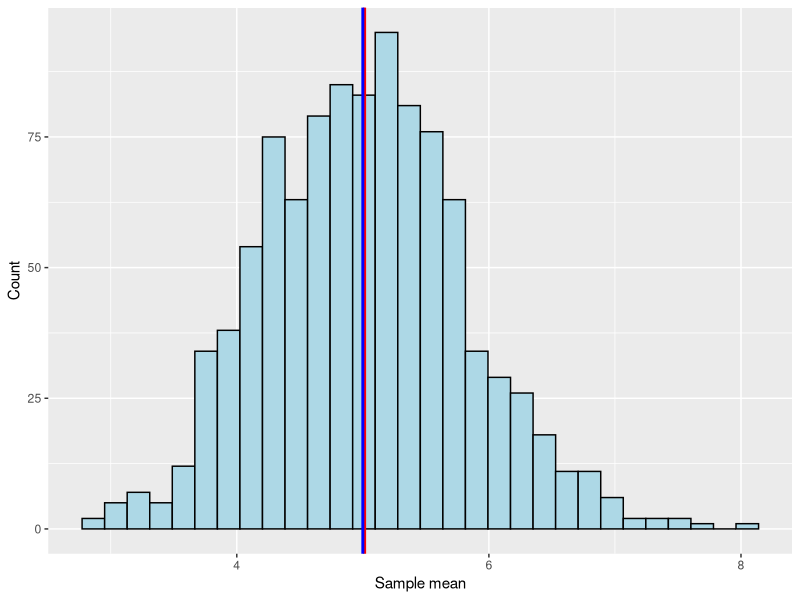
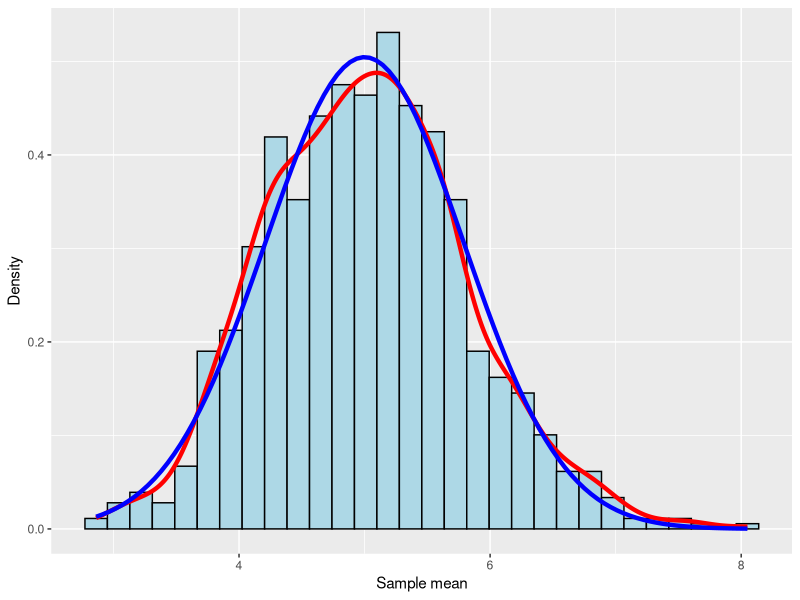

The R source for these figures, in order:
## ---- chunk 1
library(ggplot2)
knitr::opts_chunk$set(echo = TRUE)
## ---- chunk 2
lambda <- 0.2
n <- 40
B <- 1000
set.seed(238235493)
## ---- chunk 3
sims <- matrix(rexp(n*B, lambda), nrow = B, ncol = n)
## ---- chunk 4
means <- apply(sims, 1, mean)
sampleMeanMean <- mean(means)
theoreticalMean <- 1/lambda
## ---- chunk 5
g_mean <- ggplot(data.frame(means), aes(means)) +
    geom_histogram(color = "black", fill = "lightblue") +
    geom_vline(xintercept = sampleMeanMean, size = 1, color = "red") +
    geom_vline(xintercept = theoreticalMean, size = 1, color = "blue") + 
    labs(main = "Sample mean versus theoretical mean", x = "Sample mean", y = "Count")
suppressMessages(print(g_mean))
## ---- chunk 6
theoreticalVar <- 1/(lambda^2*n)
sampleVar <- var(means)
## ---- chunk 7

g_distro <- ggplot(data.frame(means), aes(means)) +
    geom_histogram(aes(y =..density..), color = "black", fill = "lightblue") +
    geom_density(color = "red", size = 1.5) + 
    stat_function(fun = dnorm, args = c(mean = 1/lambda, sd = 1/(lambda*sqrt(n))), colour = "blue", size = 1.5) +
    labs(main = "Sample distribution vs theoretical distribution", x = "Sample mean", y = "Density")

suppressMessages(print(g_distro))

